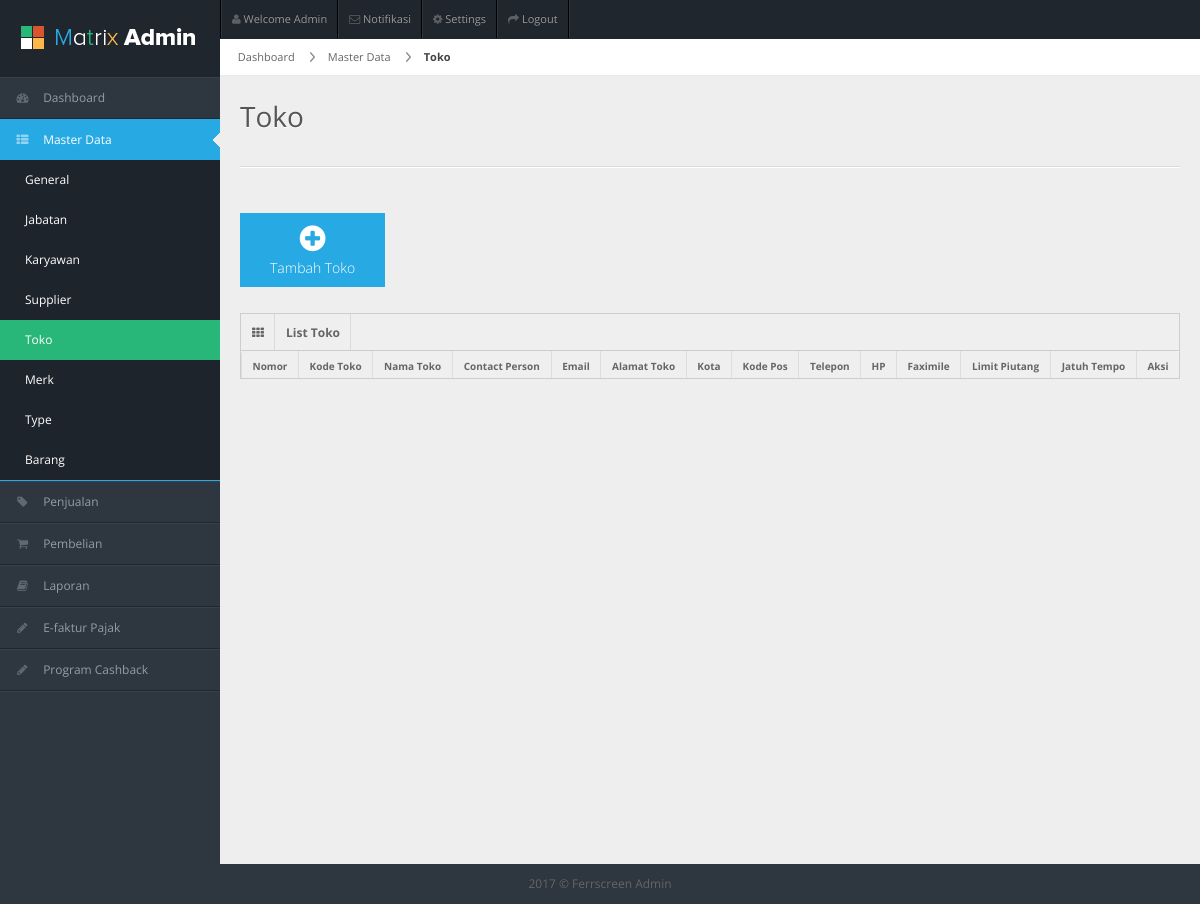
/index.php/toko, run on an earlier commit of the app's database.
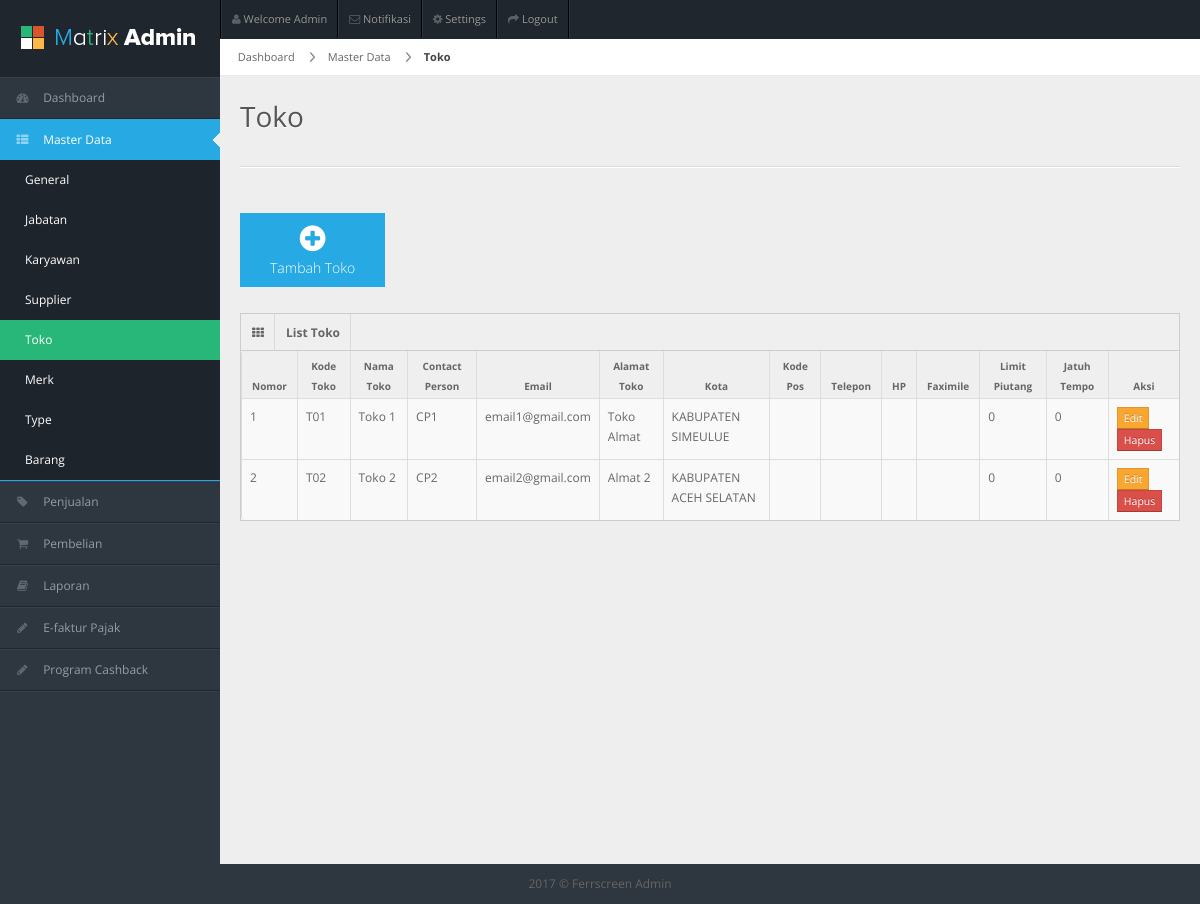
And on a later commit of the database.
### tables this page shows
CREATE TABLE `toko` (
  `id` int(11) NOT NULL,
  `kode` varchar(255) NOT NULL,
  `email` varchar(255) DEFAULT NULL,
  `nama` varchar(255) NOT NULL,
  `contact_person` varchar(255) DEFAULT NULL,
  `alamat` text NOT NULL,
  `kode_pos` varchar(25) DEFAULT NULL,
  `telp` varchar(25) DEFAULT NULL,
  `hp` varchar(25) DEFAULT NULL,
  `fax` varchar(25) DEFAULT NULL,
  `limit_piutang` int(11) DEFAULT NULL,
  `jatuh_tempo` int(11) DEFAULT NULL,
  `is_aktif` enum('0','1') NOT NULL COMMENT '0 = not aktif, 1 = aktif',
  `id_kota` int(11) DEFAULT NULL,
  `created_at` datetime NOT NULL
);

CREATE TABLE `kota` (
  `id` int(11) NOT NULL,
  `id_provinsi` char(2) NOT NULL,
  `nama` varchar(255) NOT NULL
);

### application/controllers/Toko.php (called while the page is built, shortened)
<?php
class Toko extends CI_Controller {
	public function __construct(){
	 	$this->load->model('Toko_Model');
	 	$this->load->model('Kota_Model');
    }
	public function index()
	{
		$dataMenu = array(
	        'menuAktif' => "masterdata",
	        'subMenu' => "toko"
		);
		$dataToko = $this->Toko_Model->get_allToko();
		$data = array(
	        'dataToko' => $dataToko
		);
		$this->load->view('header');
		$this->load->view('sidebar',$dataMenu);
		$this->load->view('MasterData/Toko/v_toko',$data);
	}
}

### index.php (called while the page is built, shortened)
<?php
require_once BASEPATH.'core/CodeIgniter.php';

### application/models/Toko_Model.php (called while the page is built, shortened)
<?php
class Toko_Model extends CI_Model {
    public function get_allToko(){
        $sql = "SELECT c.*, k.nama as nama_kota
                FROM toko c, kota k
                WHERE c.id_kota = k.id
                ORDER BY c.nama ASC";
        $result = $this->db->query($sql);
        return $result->result_array();
    }
}

### application/views/MasterData/Toko/v_toko.php (the view, shortened to what the changed rows need)
<div id="content">
  <div id="content-header">
    <h1>Toko</h1>
  </div>
  <div class="container-fluid">
    <div class="row-fluid">
      <div class="span12">
      <div class="widget-box">
          <div class="widget-content nopadding">
            <table class="table table-bordered data-table">
              <thead>
                <tr>
                  <th>Nomor</th>
                  <th>Kode Toko</th>
                  <th>Nama Toko</th>
                  <th>Contact Person</th>
                  <th>Email</th>
                  <th>Alamat Toko</th>
                  <th>Kota</th>
                  <th>Kode Pos</th>
                  <th>Telepon</th>
                  <th>HP</th>
                  <th>Faximile</th>
                  <th>Limit Piutang</th>
                  <th>Jatuh Tempo</th>
                  <th>Aksi</th>
                </tr>
              </thead>
              <tbody>
              <?php
                if(isset($dataToko))
                {
                    $number=1;
                    foreach ($dataToko as $toko)
                    {
                      echo ' <tr class="gradeX">
                                <td>'.$number.'</td>
                                <td>'.$toko["kode"].'</td>
                                <td>'.$toko["nama"].'</td>
                                <td>'.$toko["contact_person"].'</td>
                                <td>'.$toko["email"].'</td>
                                <td>'.$toko["alamat"].'</td>
                                <td>'.$toko["nama_kota"].'</td>
                                <td>'.$toko["kode_pos"].'</td>
                                <td>'.$toko["telp"].'</td>
                                <td>'.$toko["hp"].'</td>
                                <td>'.$toko["fax"].'</td>
                                <td>'.$toko["limit_piutang"].'</td>
                                <td>'.$toko["jatuh_tempo"].'</td>
                                <td class="center">
                                    <a href="'.base_url().'toko/editToko/'.$toko["id"].'" class="btn btn-warning btn-mini" role="button">Edit</a>
                                    <a href="#deleteData'.$toko["id"].'" data-toggle="modal" class="btn btn-danger btn-mini" role="button">Hapus</a>
                                    <div id="deleteData'.$toko["id"].'" class="modal hide" aria-hidden="true" style="display: none;">
                                      <div class="modal-header">
                                        <button data-dismiss="modal" class="close" type="button">×</button>
                                        <h3>Hapus Data</h3>
                                      </div>
                                      <div class="modal-body">
                                        <p>Apakah kamu ingin menghapus data '.$toko["nama"].'?</p>
                                      </div>
                                      <div class="modal-footer">
                                        <a class="btn btn-primary" href="'.base_url().'toko/hapusToko/'.$toko["id"].'" name="btnHapus">Hapus</a>
                                        <a data-dismiss="modal" class="btn" href="#">Cancel</a>
                                      </div>
                                    </div>
                                </td>
                              </tr>';
                      $number++;
                    }
                  }
              ?>
              </tbody>
            </table>
          </div>
        </div>
      </div>
    </div>
  </div>
</div>
</body>
</html>

What changed in the data, as far as the page shows it:
added toko: kode "T01", nama "Toko 1", contact_person "CP1", email "email1@gmail.com", alamat "Toko Almat", id_kota.nama "KABUPATEN SIMEULUE", limit_piutang "0", jatuh_tempo "0"
added toko: kode "T02", nama "Toko 2", contact_person "CP2", email "email2@gmail.com", alamat "Almat 2", id_kota.nama "KABUPATEN ACEH SELATAN", limit_piutang "0", jatuh_tempo "0"
